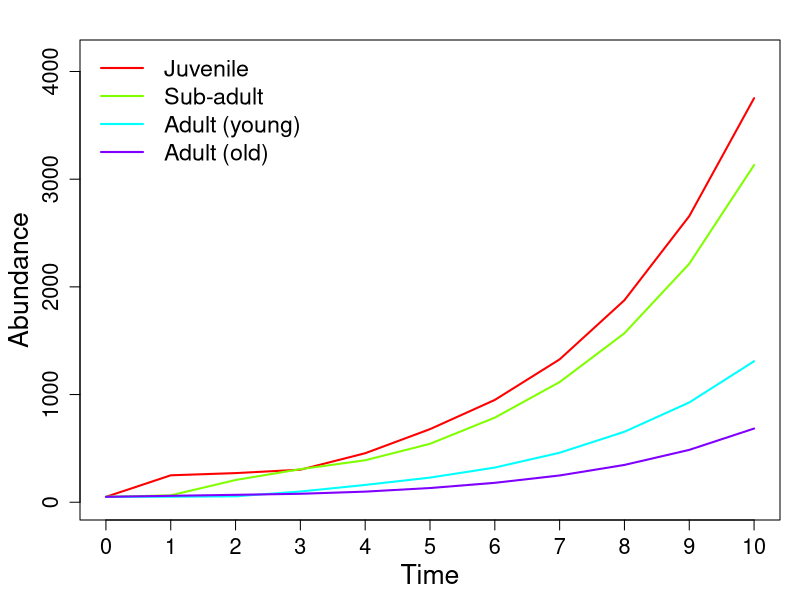
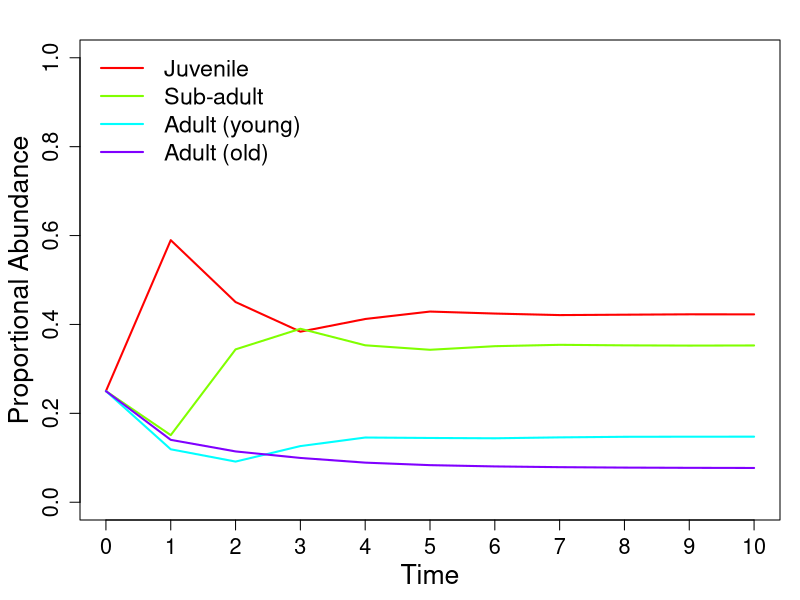

These figures' R source, in order:
##### Prepare workspace -----------------------------------------------------------------------------------

# Set working directory
setwd("~/GitHub/PopProjection")





##### Create transition matrix ----------------------------------------------------------------------------

# Function that creates a transition matrix given number and names of stages
A.create <- function(values, stage.names = NULL){
  
  # Let values be a vector of numerics representing the values of the transition matrix 
  # Let stage.names be a vector of characters representing the names of stages or classes
  
  # Create matrix
  A <- matrix(data = values, nrow = sqrt(length(values)), byrow = TRUE)
  
  # Use stage/class names for rows and columns
  colnames(A) <- c(stage.names)
  rownames(A) <- c(stage.names)
  
  # Return the transition matrix
  return(A)}





##### Initial population size -----------------------------------------------------------------------------

# Function that creates a column vector of initial counts
A0.create <- function(values, stage.names = NULL){
  
  # Let values be a vector of numerics representing the values of the transition matrix 
  # Let stage.names be a vector of characters representing the names of stages or classes
  
  # Create matrix
  A0 <- matrix(data = values, ncol = 1)
  
  # Use stage/class names for rows and columns
  rownames(A0) <- rownames(A)
  colnames(A0) <- "Abundance"
  
  # Return the transition matrix
  return(A0)}





##### Project population ----------------------------------------------------------------------------------

# Function to project population
pop.project <- function(steps, A, A0, output.raw = FALSE, output.integer = FALSE, graph = "none"){
  
  # steps: number of time steps to project over
  # A: transition matrix with dimensions n x n
  # A0: initial abundance matrix with dimensions n x 1
  # output.raw: should raw outputs instead of a summary be given for each time step?
  # output.integer: should abundances be rounded to the nearest whole number?
  # graph: "abundance" for population counts, "proportions" for proportional abundance
  
  # Create empty matrix of counts
  counts <- matrix(0, nrow = 4, ncol = steps + 1)
  
  # Rename rows and columns
  rownames(counts) <- rownames(A0)
  colnames(counts) <- seq(0, steps)
  
  # Set first column as initial population
  counts[, 1] <- A0
  
  # Populate matrix of counts by calculating projecting population for each time step
  for(i in 2:(steps + 1)){
    counts[, i] <-  A %*% counts[, i - 1]}
  
  # Same as above, but calculates proportional abundance instead of absolute abundance
  counts.prop <- counts
  for(i in 0:(steps + 1)){
    for(j in 1:nrow(counts)){
      counts.prop[j, i] <- counts[j, i]/sum(counts[, i])}}
  
  # Calculate stable age distribution (when steps -> Inf)
  stable.prop <- Re(eigen(A)$vectors[, 1])/sum(Re(eigen(A)$vectors[, 1]))
  
  # Calculate discrete growth rate lambda for all time steps
  counts.lambda <- c()
  for(i in 0:steps){
    counts.lambda.val <- sum(counts[, i + 1])/sum(counts[, i])
    counts.lambda <- append(counts.lambda, counts.lambda.val)}
  
  # Growth rate at stable age distribution
  stable.lambda <- Re(eigen(A)$values[1])
  
  # Plot absolute abundances
  if(graph == "abundance"){
    par(mar = c(4, 4, 2, 1), mgp = c(2.4, 0.9, 0))
    plot(0, 0, ylim = c(0, 1.1*max(counts)), xlim = c(0, steps), cex.lab = 1.6, cex.axis = 1.3, 
         xlab = "Time",  ylab = "Abundance", xaxt = "n", pch = "")
    for(i in 1:nrow(counts)){
      points(0:(ncol(counts) - 1), counts[i, ], col = rainbow(nrow(counts))[i], type = "l", lwd = 2)}
    axis(1, at = seq(0, steps), labels = seq(0, steps), cex.axis = 1.3)
    legend("topleft", col = rainbow(nrow(counts)), lwd = rep(2, nrow(counts)), 
           legend = if(is.null(rownames(counts))){1:nrow(counts)} else {rownames(counts)}, 
           bty = "n", cex = 1.4)}
  
  # Plot relative abundances
  if(graph == "proportions"){
    par(mar = c(4, 4, 2, 1), mgp = c(2.4, 0.9, 0))
    plot(0, 0, ylim = c(0, 1), xlim = c(0, steps), cex.lab = 1.6, cex.axis = 1.3,
         xlab = "Time",  ylab = "Proportional Abundance", xaxt = "n", pch = "")
    for(i in 1:nrow(counts.prop)){
      points(0:(ncol(counts.prop) - 1), counts.prop[i, ], col = rainbow(nrow(counts.prop))[i],
             type = "l", lwd = 2)}
    axis(1, at = seq(0, steps), labels = seq(0, steps), cex.axis = 1.3)
    legend("topleft", col = rainbow(nrow(counts.prop)), lwd = rep(2, nrow(counts.prop)), 
           legend = if(is.null(rownames(counts.prop))){1:nrow(counts.prop)} else {rownames(counts.prop)}, 
           bty = "n", cex = 1.4)}
  
  # Compile final and stable-state outputs
  out <- list(FinalAbundance = if(output.integer == FALSE){
                                 counts[, ncol(counts)]} else {round(counts[, ncol(counts)], 0)},
              FinalPropAbundance = round(counts.prop[, ncol(counts.prop)], 4),
              StablePropAbundance = round(stable.prop, 4),
              FinalLambda = round(counts.lambda[length(counts.lambda)], 4),
              StableLambda = round(stable.lambda, 4))
  
  # Compile raw outputs
  out.raw <- list(Abundance = if(output.integer == FALSE){counts} else {round(counts, 0)},
                  PropAbundance = round(counts.prop, 4),
                  Lambda = round(counts.lambda, 4))
  
  # Output values to console
  if(output.raw == FALSE){
    return(out)} else {return(out.raw)}}





##### Example run -----------------------------------------------------------------------------------------

# Create transition matrix with stage names
A <- A.create(c(0,    0,    3,    2,
                0.67, 0.61, 0,    0,
                0,    0.29, 0.72, 0,
                0,    0,    0.24, 0.95),
              stage.names = c("Juvenile", "Sub-adult", "Adult (young)", "Adult (old)"))

# Create matrix of initial abundances
A0 <- A0.create(c(50, 50, 50, 50),
                stage.names = c("Juvenile", "Sub-adult", "Adult (young)", "Adult (old)"))

# Run population projection and graph both counts and proportions
jpeg(filename = "Figures/PP_Plots_1.jpeg", width = 1000, height = 500, units = "px")
pop.project(steps = 10, A = A, A0 = A0, graph = "abundance",
            output.raw = FALSE, output.integer = TRUE)
dev.off()
jpeg(filename = "Figures/PP_Plots_2.jpeg", width = 1000, height = 500, units = "px")
pop.project(steps = 10, A = A, A0 = A0, graph = "proportions",
            output.raw = FALSE, output.integer = TRUE)
dev.off()
